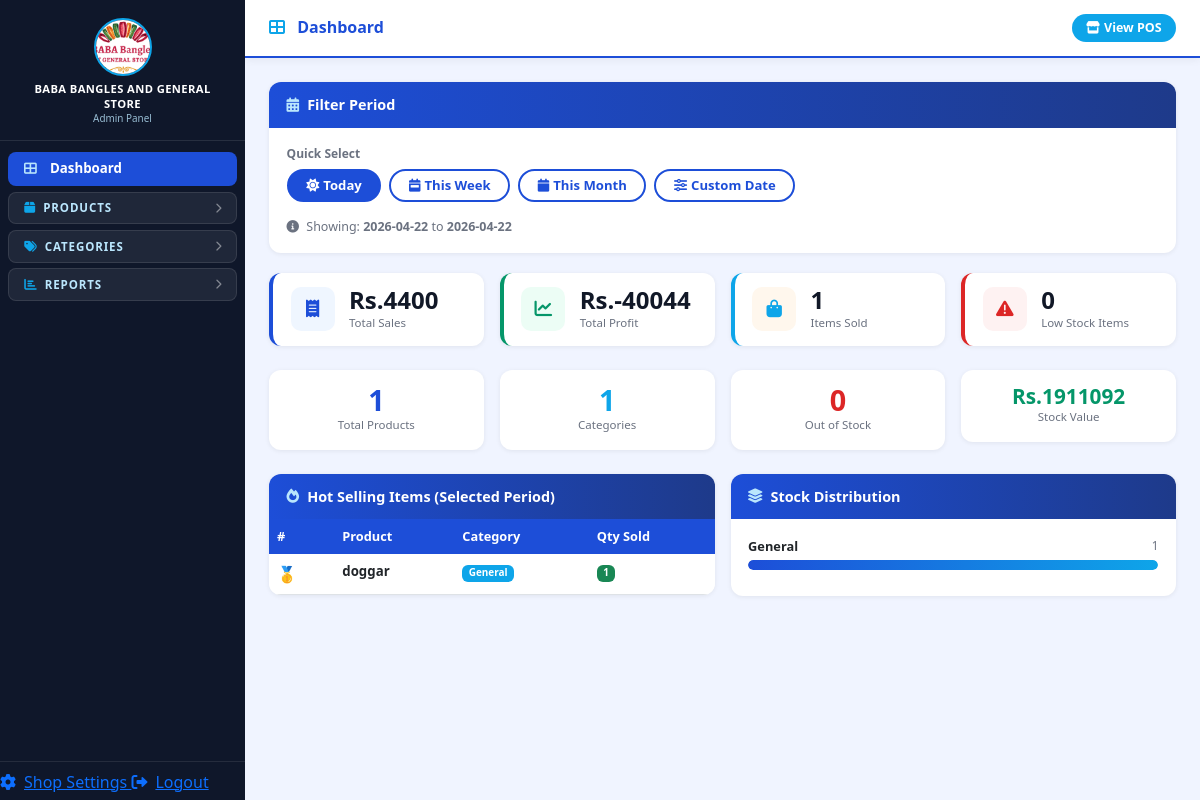
/admin (signed in), run on the app's committed database.
### exe.py (models this page shows)
class ShopSettings(db.Model):
    id             = db.Column(db.Integer, primary_key=True)
    shop_name      = db.Column(db.String(200), default='Bookshop')
    address        = db.Column(db.String(300), default='')
    contact1_name  = db.Column(db.String(100), default='')
    contact1_phone = db.Column(db.String(50),  default='')
    contact2_name  = db.Column(db.String(100), default='')
    contact2_phone = db.Column(db.String(50),  default='')
    bill_note      = db.Column(db.Text,         default='')
    color_scheme   = db.Column(db.String(20),   default='blue')

class Product(db.Model):
    id              = db.Column(db.Integer, primary_key=True)
    name            = db.Column(db.String(100), nullable=False, index=True)
    description     = db.Column(db.Text, default='')
    category_id     = db.Column(db.Integer, db.ForeignKey('category.id'),
                                nullable=False, index=True)
    quantity        = db.Column(db.Integer, default=0, index=True)
    price           = db.Column(db.Float, nullable=False)
    purchase_price  = db.Column(db.Float, nullable=True)
    discount        = db.Column(db.Float, default=0)
    low_stock_limit = db.Column(db.Integer, default=5)
    category        = db.relationship('Category', backref='products')
    __table_args__  = (
        db.UniqueConstraint('name', 'category_id', name='unique_name_category'),
    )

class Category(db.Model):
    id   = db.Column(db.Integer, primary_key=True)
    name = db.Column(db.String(50), unique=True, nullable=False, index=True)

### exe.py (the view)
@app.route('/admin/', methods=['GET', 'POST'])
@app.route('/admin',  methods=['GET', 'POST'])
def admin_dashboard():
    guard = admin_required()
    if guard: return guard
    today_d   = date.today()
    today_str = today_d.isoformat()
    period    = request.form.get('period', 'today')
    if period == 'today':
        start_str = end_str = today_str
    elif period == 'week':
        week_start = today_d - timedelta(days=today_d.weekday())
        start_str  = week_start.isoformat()
        end_str    = today_str
    elif period == 'month':
        start_str = today_d.replace(day=1).isoformat()
        end_str   = today_str
    else:
        start_str = request.form.get('start_date', today_str)
        end_str   = request.form.get('end_date',   today_str)
    try:
        start = datetime.strptime(start_str, '%Y-%m-%d')
        end   = datetime.strptime(end_str,   '%Y-%m-%d').replace(hour=23, minute=59, second=59)
    except Exception:
        start = end = datetime.utcnow()
    revenue, profit, qty_sold = _sale_stats_sql(start, end)
    hot_raw = (
        db.session.query(Sale.product_id,
                         func.sum(Sale.quantity_sold).label('total'))
        .filter(Sale.sale_date >= start, Sale.sale_date <= end,
                Sale.is_return == False)
        .group_by(Sale.product_id)
        .order_by(func.sum(Sale.quantity_sold).desc())
        .limit(10).all()
    )
    pids = [r.product_id for r in hot_raw]
    prod_map = {p.id: p for p in Product.query.filter(Product.id.in_(pids))
                                              .options(joinedload(Product.category)).all()} if pids else {}
    hot_items = [{'product': prod_map[r.product_id], 'qty': int(r.total)}
                 for r in hot_raw if r.product_id in prod_map]
    total_products  = db.session.query(func.count(Product.id)).scalar()
    total_cats      = db.session.query(func.count(Category.id)).scalar()
    low_stock_count = db.session.query(func.count(Product.id)).filter(
        Product.quantity < Product.low_stock_limit).scalar()
    out_of_stock    = db.session.query(func.count(Product.id)).filter(
        Product.quantity == 0).scalar()
    total_stock_val = db.session.query(
        func.coalesce(func.sum(
            func.coalesce(Product.purchase_price, Product.price) * Product.quantity
        ), 0)
    ).scalar() or 0
    cat_rows = (
        db.session.query(
            Category.name,
            func.count(Product.id).label('cnt'),
            func.coalesce(func.sum(case(
                (Product.quantity < Product.low_stock_limit, 1), else_=0
            )), 0).label('low')
        )
        .outerjoin(Product, Category.id == Product.category_id)
        .group_by(Category.id)
        .order_by(func.count(Product.id).desc())
        .all()
    )
    cat_stats = [{'name': r.name, 'count': r.cnt or 0, 'low': r.low or 0} for r in cat_rows]
    max_count = max((c['count'] for c in cat_stats), default=1) or 1
    return render_template('admin/dashboard.html',
        start_str=start_str, end_str=end_str, active_period=period,
        revenue=revenue, profit=profit, qty_sold=qty_sold,
        hot_items=hot_items,
        total_products=total_products, total_cats=total_cats,
        low_stock_count=low_stock_count, out_of_stock=out_of_stock,
        total_stock_val=total_stock_val,
        cat_stats=cat_stats, max_count=max_count,
    )

### templates/admin/dashboard.html (shortened to what this page needs)
{% extends "admin/base.html" %}
{% block page_icon %}fas fa-th-large{% endblock %}
{% block page_title %}Dashboard{% endblock %}
{% block content %}
<form method="POST" id="periodForm" class="admin-card">
    <div class="card-head"><i class="fas fa-calendar-alt"></i> Filter Period</div>
    <div class="card-body pb-3">
        <div class="period-label">Quick Select</div>
        <div class="d-flex gap-2 flex-wrap mb-3">
            <button type="button" onclick="setPeriod('today')"
                class="period-btn {{ 'active' if active_period == 'today' else '' }}">
                <i class="fas fa-sun me-1"></i>Today
            </button>
            <button type="button" onclick="setPeriod('week')"
                class="period-btn {{ 'active' if active_period == 'week' else '' }}">
                <i class="fas fa-calendar-week me-1"></i>This Week
            </button>
            <button type="button" onclick="setPeriod('month')"
                class="period-btn {{ 'active' if active_period == 'month' else '' }}">
                <i class="fas fa-calendar me-1"></i>This Month
            </button>
            <button type="button" onclick="toggleCustom()"
                class="period-btn {{ 'active' if active_period == 'custom' else '' }}"
                id="customBtn">
                <i class="fas fa-sliders-h me-1"></i>Custom Date
            </button>
        </div>
        <div class="mt-2" style="font-size:.78rem;color:#6B7280;">
            <i class="fas fa-info-circle me-1"></i>
            Showing: <strong>{{ start_str }}</strong> to <strong>{{ end_str }}</strong>
        </div>
    </div>
</form>
<div class="row g-3 mb-4">
    <div class="col-6 col-lg-3">
        <div class="stat-card" style="border-left-color:var(--p);">
            <div class="stat-icon" style="background:#EFF6FF;color:var(--p);"><i class="fas fa-receipt"></i></div>
            <div><div class="stat-val">Rs.{{ "%.0f"|format(revenue) }}</div><div class="stat-lbl">Total Sales</div></div>
        </div>
    </div>
    <div class="col-6 col-lg-3">
        <div class="stat-card" style="border-left-color:#059669;">
            <div class="stat-icon" style="background:#ECFDF5;color:#059669;"><i class="fas fa-chart-line"></i></div>
            <div><div class="stat-val">Rs.{{ "%.0f"|format(profit) }}</div><div class="stat-lbl">Total Profit</div></div>
        </div>
    </div>
    <div class="col-6 col-lg-3">
        <div class="stat-card" style="border-left-color:var(--s);">
            <div class="stat-icon" style="background:#FFF7ED;color:var(--s);"><i class="fas fa-shopping-bag"></i></div>
            <div><div class="stat-val">{{ qty_sold }}</div><div class="stat-lbl">Items Sold</div></div>
        </div>
    </div>
    <div class="col-6 col-lg-3">
        <div class="stat-card" style="border-left-color:#DC2626;">
            <div class="stat-icon" style="background:#FEF2F2;color:#DC2626;"><i class="fas fa-exclamation-triangle"></i></div>
            <div><div class="stat-val">{{ low_stock_count }}</div><div class="stat-lbl">Low Stock Items</div></div>
        </div>
    </div>
</div>
<div class="row g-3 mb-4">
    <div class="col-md-3">
        <div class="admin-card mb-0 text-center py-3">
            <div class="stat-val" style="color:var(--p);font-size:1.8rem;">{{ total_products }}</div>
            <div class="stat-lbl">Total Products</div>
        </div>
    </div>
    <div class="col-md-3">
        <div class="admin-card mb-0 text-center py-3">
            <div class="stat-val" style="color:var(--s);font-size:1.8rem;">{{ total_cats }}</div>
            <div class="stat-lbl">Categories</div>
        </div>
    </div>
    <div class="col-md-3">
        <div class="admin-card mb-0 text-center py-3">
            <div class="stat-val" style="color:#DC2626;font-size:1.8rem;">{{ out_of_stock }}</div>
            <div class="stat-lbl">Out of Stock</div>
        </div>
    </div>
    <div class="col-md-3">
        <div class="admin-card mb-0 text-center py-3">
            <div class="stat-val" style="color:#059669;font-size:1.3rem;">Rs.{{ "%.0f"|format(total_stock_val) }}</div>
            <div class="stat-lbl">Stock Value</div>
        </div>
    </div>
</div>
<div class="row g-3 mb-4">
    <div class="col-lg-6">
        <div class="admin-card mb-0">
            <div class="card-head"><i class="fas fa-fire"></i> Hot Selling Items (Selected Period)</div>
            <div class="card-body p-0">
                {% if hot_items %}
                <table class="table table-hover mb-0" style="font-size:.83rem;">
                    <thead><tr><th>#</th><th>Product</th><th>Category</th><th>Qty Sold</th></tr></thead>
                    <tbody>
                    {% for item in hot_items %}
                    <tr>
                        <td>
                            {% if loop.index == 1 %}<span style="color:#D97706;font-size:1rem;">🥇</span>
                            {% elif loop.index == 2 %}<span style="font-size:1rem;">🥈</span>
                            {% elif loop.index == 3 %}<span style="font-size:1rem;">🥉</span>
                            {% else %}<span class="text-muted">{{ loop.index }}</span>{% endif %}
                        </td>
                        <td class="fw-semibold">{{ item.product.name }}</td>
                        <td><span class="badge badge-cat">{{ item.product.category.name }}</span></td>
                        <td><span class="badge bg-success">{{ item.qty }}</span></td>
                    </tr>
                    {% endfor %}
                    </tbody>
                </table>
                {% else %}
                <div class="text-center text-muted py-4" style="font-size:.85rem;">
                    <i class="fas fa-chart-bar fa-2x mb-2 d-block opacity-25"></i>
                    No sales data for selected period.
                </div>
                {% endif %}
            </div>
        </div>
    </div>
    <div class="col-lg-6">
        <div class="admin-card mb-0">
            <div class="card-head"><i class="fas fa-layer-group"></i> Stock Distribution</div>
            <div class="card-body">
                {% for cat in cat_stats %}
                <div class="mb-2">
                    <div class="d-flex justify-content-between mb-1">
                        <span style="font-size:.8rem;font-weight:600;">{{ cat.name }}</span>
                        <span style="font-size:.73rem;color:#6B7280;">
                            {{ cat.count }}
                        </span>
                    </div>
                    <div style="background:#F3F4F6;border-radius:6px;height:10px;overflow:hidden;">
                        <div style="width:{{ [((cat.count/max_count)*100)|round,3]|max }}%;height:100%;border-radius:6px;
                            background:linear-gradient(90deg,var(--p),var(--s));"></div>
                    </div>
                </div>
                {% endfor %}
            </div>
        </div>
    </div>
</div>
{% endblock %}

### templates/admin/base.html (shortened to what this page needs)
<!DOCTYPE html>
<html lang="en">
<head>
    <link href="https://cdn.jsdelivr.net/npm/bootstrap@5.3.0/dist/css/bootstrap.min.css" rel="stylesheet">
    <link href="https://cdnjs.cloudflare.com/ajax/libs/font-awesome/6.0.0/css/all.min.css" rel="stylesheet">
</head>
<body>
{% set ap = request.path %}
{% set sec_products   = ap in ['/admin/products','/admin/add'] or ap.startswith('/admin/update') %}
{% set sec_categories = ap in ['/admin/categories','/admin/add_category'] or ap.startswith('/admin/update_category') %}
{% set sec_reports    = ap in ['/admin/sales','/admin/stock_in','/admin/stock_out','/admin/stock_report','/admin/lowstock'] %}
{% set sec_settings   = ap == '/admin/settings' %}
<aside class="sidebar">
    <div class="sidebar-brand">
        <img src="{{ url_for('static', filename='images/logo.jpeg') }}" alt="Logo">
        <div class="brand-name">{{ shop_settings.shop_name if shop_settings else 'POS' }}</div>
        <div class="brand-sub">Admin Panel</div>
    </div>
    <nav class="sidebar-nav">
        <a href="/admin/" class="solo-link {{ 'active' if ap in ['/admin/','/admin'] else '' }}">
            <i class="fas fa-th-large me-2"></i>Dashboard
        </a>
        <div class="nav-group">
            <div class="nav-group-btn {{ 'open' if sec_products else '' }}" data-target="nav-products">
                <span><i class="fas fa-box grp-icon"></i>Products</span>
                <i class="fas fa-chevron-right chevron"></i>
            </div>
        </div>
        <div class="nav-group">
            <div class="nav-group-btn {{ 'open' if sec_categories else '' }}" data-target="nav-categories">
                <span><i class="fas fa-tags grp-icon"></i>Categories</span>
                <i class="fas fa-chevron-right chevron"></i>
            </div>
        </div>
        <div class="nav-group">
            <div class="nav-group-btn {{ 'open' if sec_reports else '' }}" data-target="nav-reports">
                <span><i class="fas fa-chart-bar grp-icon"></i>Reports</span>
                <i class="fas fa-chevron-right chevron"></i>
            </div>
        </div>
    </nav>
    <div class="sidebar-footer">
        <a href="/admin/settings" class="solo-link {{ 'active' if sec_settings else '' }}">
            <i class="fas fa-cog me-2"></i>Shop Settings
        </a>
        <a href="/admin/logout" class="solo-link">
            <i class="fas fa-sign-out-alt me-2"></i>Logout
        </a>
    </div>
</aside>
<div class="main-wrap">
    <div class="topbar">
        <h1 class="topbar-title">
            <i class="{% block page_icon %}fas fa-th-large{% endblock %} me-2"></i>
            {% block page_title %}Dashboard{% endblock %}
        </h1>
        <a href="/" target="_blank" class="btn btn-pos">
            <i class="fas fa-store me-1"></i>View POS
        </a>
    </div>
    <div class="content-area">
        {% block content %}{% endblock %}
    </div>
</div>
</body>
</html>

### data on the page
ShopSettings: shop_name "BABA BANGLES AND GENERAL STORE"
Product: product.name "doggar"
Category: product.category.name "General", name "General", count "1", {{ [((cat.count/max_count)*100)|round,3]|max }} 100.0 (drawn)

### other printed values
{{ "%.0f"|format(revenue) }} "4400"
{{ "%.0f"|format(profit) }} "-40044"
{{ qty_sold }} "1"
{{ low_stock_count }} "0"
{{ total_products }} "1"
{{ total_cats }} "1"
{{ out_of_stock }} "0"
{{ "%.0f"|format(total_stock_val) }} "1911092"
{{ item.qty }} "1"
